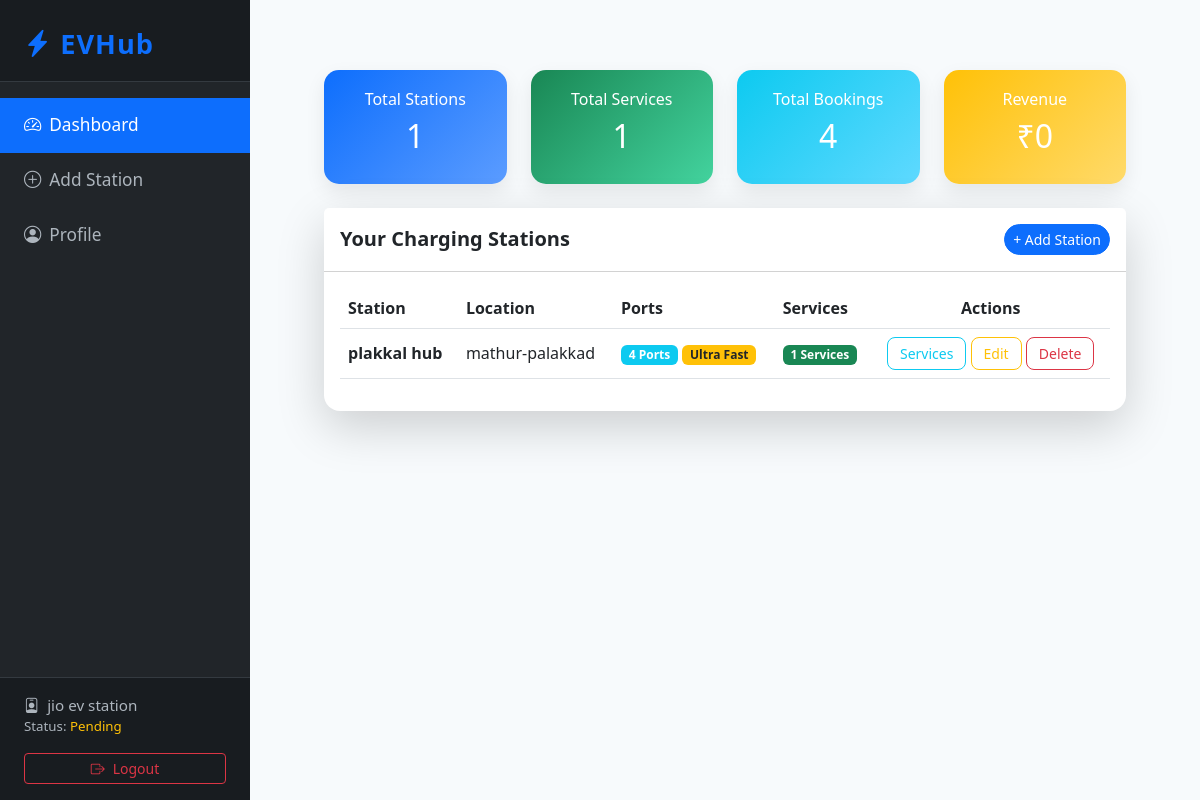
Screenshot of /owner-dashboard/ (signed in) with the database file from the repository.
### core/models.py (models this page shows, shortened)
class StationOwner(models.Model):
    user = models.OneToOneField(CustomUser, on_delete=models.CASCADE, related_name='station_owner')
    company_name = models.CharField(max_length=255)
    company_phone = models.CharField(max_length=20)
    company_email = models.EmailField()
    company_address = models.TextField()
    registration_number = models.CharField(max_length=100, unique=True)
    tax_id = models.CharField(max_length=100, blank=True, null=True)
    is_verified = models.BooleanField(default=False)
    created_at = models.DateTimeField(auto_now_add=True)
    updated_at = models.DateTimeField(auto_now=True)

class OwnerStation(models.Model):
    owner = models.ForeignKey(StationOwner, on_delete=models.CASCADE, related_name='stations')
    station = models.OneToOneField(ChargingStation, on_delete=models.CASCADE, related_name='owner_station')
    created_at = models.DateTimeField(auto_now_add=True)
    updated_at = models.DateTimeField(auto_now=True)

class ChargingStation(models.Model):
    name = models.CharField(max_length=150)
    location = models.CharField(max_length=255)
    latitude = models.DecimalField(max_digits=9, decimal_places=6, null=True, blank=True)
    longitude = models.DecimalField(max_digits=9, decimal_places=6, null=True, blank=True)
    total_ports = models.PositiveIntegerField(default=1)
    ultra_fast = models.BooleanField(default=False)
    powered_by_renewables = models.BooleanField(default=False)
    created_at = models.DateTimeField(auto_now_add=True)

### core/views.py (the view)
# urls.py: path('owner-dashboard/', views.owner_dashboard, name='owner_dashboard'),
@login_required
@user_passes_test(is_owner)
def owner_dashboard(request):
    try:
        owner = request.user.station_owner
    except StationOwner.DoesNotExist:
        return redirect('owner_register')
    owner_stations = OwnerStation.objects.filter(owner=owner).select_related('station')
    total_stations = owner_stations.count()
    total_services = OwnerService.objects.filter(owner=owner).count()
    owner_station_ids = owner_stations.values_list('station_id', flat=True)
    total_bookings = Reservation.objects.filter(station_id__in=owner_station_ids).count()
    context = {
        'owner': owner,
        'owner_stations': owner_stations,
        'total_stations': total_stations,
        'total_services': total_services,
        'total_bookings': total_bookings,
    }
    return render(request, 'core/owner_dashboard.html', context)

### core/views.py (called while the page is built)
def is_owner(user):
    return hasattr(user, 'station_owner') and user.user_type == 'owner'

### core/templates/core/owner_dashboard.html (shortened to what this page needs)
{% extends 'core/owner_base.html' %}
{% block content %}
<div class="dashboard-wrapper container-fluid">
    <div class="row g-4 mb-4">
        <div class="col-md-3">
            <div class="stat-card gradient-primary text-center">
                <h6>Total Stations</h6>
                <h2>{{ total_stations }}</h2>
            </div>
        </div>
        <div class="col-md-3">
            <div class="stat-card gradient-success text-center">
                <h6>Total Services</h6>
                <h2>{{ total_services }}</h2>
            </div>
        </div>
        <div class="col-md-3">
            <div class="stat-card gradient-info text-center">
                <h6>Total Bookings</h6>
                <h2>{{ total_bookings }}</h2>
            </div>
        </div>
        <div class="col-md-3">
            <div class="stat-card gradient-warning text-center">
                <h6>Revenue</h6>
                <h2>₹0</h2>
            </div>
        </div>
    </div>
    <div class="card border-0 shadow-lg rounded-4">
        <div class="card-header bg-white d-flex justify-content-between align-items-center py-3">
            <h5 class="mb-0 fw-semibold">Your Charging Stations</h5>
            <a href="{% url 'owner_add_station' %}" class="btn btn-primary btn-sm rounded-pill">
                + Add Station
            </a>
        </div>
        <div class="card-body">
            {% if owner_stations %}
                <div class="table-responsive">
                    <table class="table modern-table align-middle">
                        <thead>
                            <tr>
                                <th>Station</th>
                                <th>Location</th>
                                <th>Ports</th>
                                <th>Services</th>
                                <th class="text-center">Actions</th>
                            </tr>
                        </thead>
                        <tbody>
                            {% for owner_station in owner_stations %}
                            <tr>
                                <td>
                                    <strong>{{ owner_station.station.name }}</strong>
                                </td>
                                <td>
                                    {{ owner_station.station.location }}
                                </td>
                                <td>
                                    <span class="badge bg-info">
                                        {{ owner_station.station.total_ports }} Ports
                                    </span>
                                    {% if owner_station.station.ultra_fast %}
                                        <span class="badge bg-warning text-dark">
                                            Ultra Fast
                                        </span>
                                    {% endif %}
                                </td>
                                <td>
                                    <span class="badge bg-success">
                                        {{ owner_station.services.count }} Services
                                    </span>
                                </td>
                                <td class="text-center">
                                    <a href="{% url 'owner_manage_services' owner_station.id %}"
                                       class="btn btn-sm btn-outline-info action-btn">
                                       Services
                                    </a>
                                    <a href="{% url 'owner_edit_station' owner_station.id %}"
                                       class="btn btn-sm btn-outline-warning action-btn">
                                       Edit
                                    </a>
                                    <a href="{% url 'owner_delete_station' owner_station.id %}"
                                       class="btn btn-sm btn-outline-danger action-btn">
                                       Delete
                                    </a>
                                </td>
                            </tr>
                            {% endfor %}
                        </tbody>
                    </table>
                </div>
            {% endif %}
        </div>
    </div>
</div>
{% endblock %}

### core/templates/core/owner_base.html (shortened to what this page needs)
<!DOCTYPE html>
<html lang="en">
<head>
    <link href="https://cdn.jsdelivr.net/npm/bootstrap@5.3.0/dist/css/bootstrap.min.css" rel="stylesheet">
    <link href="https://cdn.jsdelivr.net/npm/bootstrap-icons/font/bootstrap-icons.css" rel="stylesheet">
</head>
<body>
    <nav class="sidebar d-flex flex-column">
        <div class="brand">
            <i class="bi bi-lightning-charge-fill me-2"></i>EVHub
        </div>
        <ul class="nav flex-column mt-3">
            <li class="nav-item">
                <a class="nav-link {% if request.resolver_match.url_name == 'owner_dashboard' %}active{% endif %}" href="{% url 'owner_dashboard' %}"><i class="bi bi-speedometer2 me-2"></i>Dashboard</a>
            </li>
            <li class="nav-item">
                <a class="nav-link {% if request.resolver_match.url_name == 'owner_add_station' %}active{% endif %}" href="{% url 'owner_add_station' %}"><i class="bi bi-plus-circle me-2"></i>Add Station</a>
            </li>
            <li class="nav-item">
                <a class="nav-link {% if request.resolver_match.url_name == 'owner_profile' %}active{% endif %}" href="{% url 'owner_profile' %}"><i class="bi bi-person-circle me-2"></i>Profile</a>
            </li>
        </ul>
        <div class="sidebar-footer mt-auto">
            <div><i class="bi bi-person-badge me-2"></i>{{ owner.company_name|default:'Owner' }}</div>
            <div class="small">Status: {% if owner.is_verified %}<span class="text-success">Verified</span>{% else %}<span class="text-warning">Pending</span>{% endif %}</div>
            <div class="mt-3">
                <a href="{% url 'logout' %}" class="btn btn-sm btn-outline-danger w-100">
                    <i class="bi bi-box-arrow-right me-2"></i>Logout
                </a>
            </div>
        </div>
    </nav>
    <main class="main-content">
        <div class="container-fluid">
            {% block content %}{% endblock %}
        </div>
    </main>
</body>
</html>

### core/templates/core/owner_base.html (style rules this page uses)
body { background: #f7fafc; min-height: 100vh; display: flex; flex-direction: row; }
.sidebar { width: 250px; background: #212529; color: #fff; min-height: 100vh; position: fixed; left: 0; top: 0; display: flex; flex-direction: column; z-index: 100; }
.sidebar .brand { font-size: 1.7rem; font-weight: bold; padding: 1.5rem 1rem 1rem 1.5rem; letter-spacing: 1px; color: #0d6efd; background: #181c20; border-bottom: 1px solid #343a40; }
.sidebar .nav-link { color: #adb5bd; padding: 0.9rem 1.5rem; font-size: 1.08rem; transition: background 0.2s, color 0.2s; }
.sidebar .nav-link.active, .sidebar .nav-link:hover { background: #0d6efd; color: #fff; }
.sidebar .sidebar-footer { margin-top: auto; padding: 1rem 1.5rem; font-size: 0.95rem; color: #adb5bd; border-top: 1px solid #343a40; background: #181c20; }
.main-content { margin-left: 250px; padding: 2.5rem 2rem 2rem 2rem; width: 100%; min-height: 100vh; }

### core/templates/core/owner_dashboard.html (style rules this page uses)
.dashboard-wrapper { padding: 30px; }
.stat-card { border-radius: 15px; padding: 20px; color: white; transition: 0.3s; box-shadow: 0 8px 20px rgba(0,0,0,0.08); }
.gradient-primary { background: linear-gradient(135deg, #0d6efd, #5b9cff); }
.gradient-success { background: linear-gradient(135deg, #198754, #43d39e); }
.gradient-info { background: linear-gradient(135deg, #0dcaf0, #5fd9ff); }
.gradient-warning { background: linear-gradient(135deg, #ffc107, #ffda6a); }
.modern-table thead { background: #f8f9fa; }
.modern-table tbody tr { transition: 0.2s; }
.action-btn { border-radius: 8px; padding: 5px 12px; }

### rows the page displays
StationOwner: company_name "jio ev station"
OwnerStation: station.name "plakkal hub", station.location "mathur-palakkad", station.total_ports "4", shows "Ultra Fast", services.count "1"

### other values shown
{{ total_stations }} "1"
{{ total_services }} "1"
{{ total_bookings }} "4"
